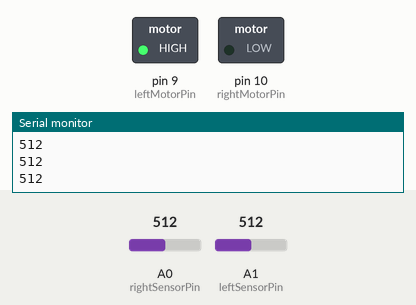
Recording of a sketch running on a simulated Arduino Uno, built with avr-gcc and run on an emulated ATmega328P. Shown: switched loads named in the sketch (green lamp = pin HIGH), the last lines printed to the serial monitor. The inputs (shaded band) are chosen by the test bench; at power-on: A0 (rightSensorPin) = 512, A1 (leftSensorPin) = 512.

Above: at 1.2 s.
1.3 s: A0 (rightSensorPin) set to 539
2.8 s: A0 (rightSensorPin) set to 563
At 3.8 s:
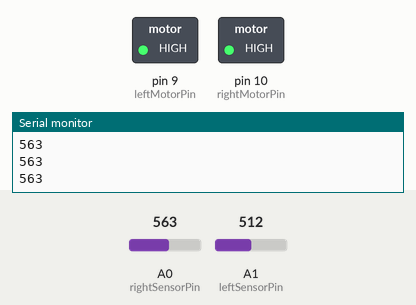
4.3 s: A1 (leftSensorPin) set to 489
At 4.9 s:
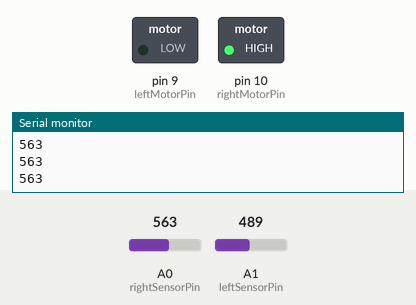
5.8 s: A0 (rightSensorPin) set to 540
At 6.1 s:
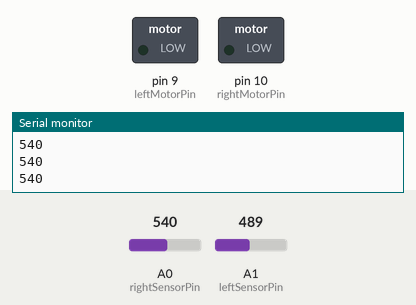
7.3 s: A0 (rightSensorPin) set to 560
At 8.4 s:
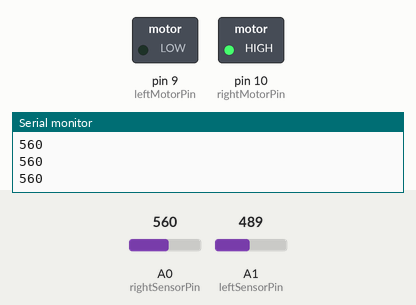
8.8 s: A0 (rightSensorPin) set to 511
At 9.6 s:
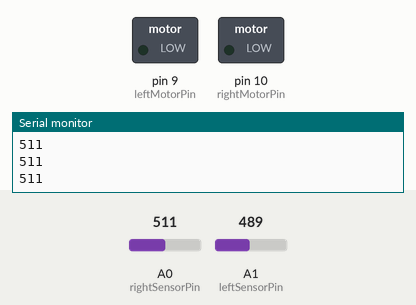
Timing chart, 0 to 11.3 s (numbered marks = the images above; inputs shaded):
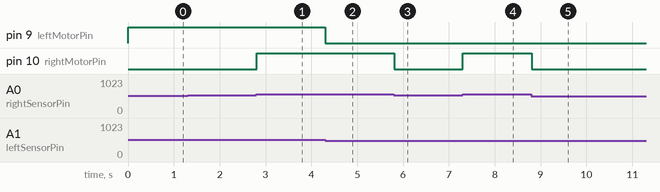

The sketch:

linefollower.ino
```cpp
//Define Pin Mappings
const int leftMotorPin = 9;
const int leftSensorPin = A1;
const int rightMotorPin = 10;
const int rightSensorPin = A0;

int rightlightThreshold = 550;
int leftlightThreshold = 500;

void setup()
{
  //Set Baud Rate, Required to use Serial Monitor
  Serial.begin(9600);
  pinMode(leftMotorPin, OUTPUT);
  pinMode(leftSensorPin, INPUT);
  pinMode(rightMotorPin, OUTPUT);
  pinMode(rightSensorPin, INPUT);

}

void loop()
{
  //Read Sensor Values
  int leftLightLevel = analogRead(leftSensorPin);
  int rightLightLevel = analogRead(rightSensorPin);
  Serial.println(rightLightLevel);

  // If left light sensor is greater than threshold
  // then turn left Motor on, else turn left Motor off
  if (leftLightLevel > leftlightThreshold)
    digitalWrite(leftMotorPin, HIGH);
  else
    digitalWrite(leftMotorPin, LOW);

  // If right light sensor is greater than threshold
  // then turn left Motor on, else turn left Motor off
  if (rightLightLevel > rightlightThreshold)
    digitalWrite(rightMotorPin, HIGH);
  else
    digitalWrite(rightMotorPin, LOW);

}
```

Measured:
- the behaviour switches between 550 and 551 on A0 (rightSensorPin) (found by bisection; images 0 and 1)
- the behaviour switches between 501 and 500 on A1 (leftSensorPin) (found by bisection; images 1 and 2)
- after the input at 2.8 s, pin 10 (rightMotorPin): LOW → HIGH at once
- after the input at 4.3 s, pin 9 (leftMotorPin): HIGH → LOW at once
- after the input at 5.8 s, pin 10 (rightMotorPin): HIGH → LOW at once
- after the input at 7.3 s, pin 10 (rightMotorPin): LOW → HIGH at once
- after the input at 8.8 s, pin 10 (rightMotorPin): HIGH → LOW at once
